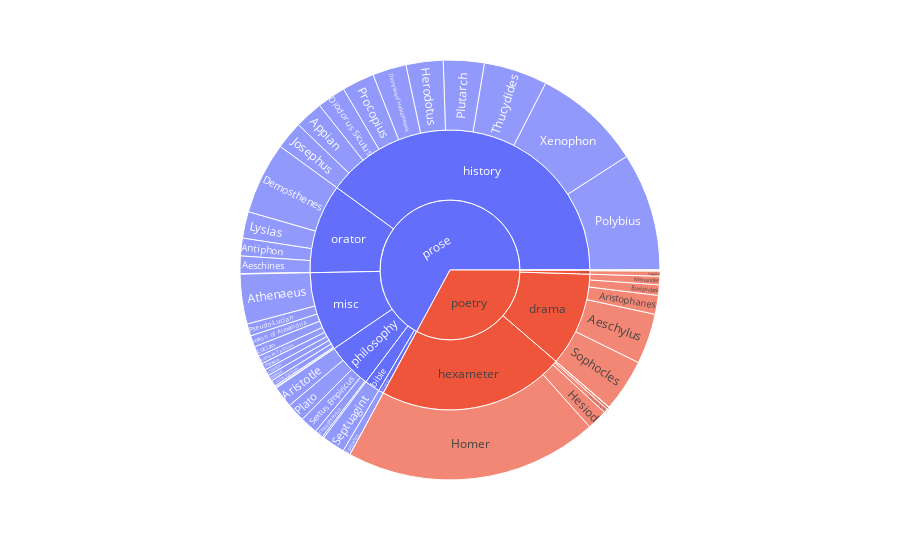

Notebook cell for this chart:
### Code cell
import plotly.express as px


fig = px.sunburst(df, path=['prose/poetry','genre', 'textgroup'], values='words')
fig.show()

### Figure 1 — Plotly figure (JSON) as saved in the notebook; plotly's stock layout.template omitted (floating-point values rounded to 4 significant figures)
{"data": [{"branchvalues": "total", "domain": {"x": [0, 1], "y": [0, 1]}, "hovertemplate": "labels=%{label}<br>words=%{value}<br>parent=%{parent}<br>id=%{id}<extra></extra>", "ids": ["prose/misc/Aeneas Tacticus", "prose/orator/Aeschines", "poetry/drama/Aeschylus", "prose/tlg0096/Aesop", "prose/orator/Antiphon", "prose/history/Appian", "poetry/drama/Aristophanes", "prose/philosophy/Aristotle", "prose/misc/Athenaeus", "poetry/hexameter/Batrachomyomachia", "prose/misc/Chariton", "prose/misc/Chionis Epistulae", "prose/misc/Corpus Hippocraticum", "prose/orator/Demosthenes", "prose/history/Diodorus Siculus", "prose/history/Dionysius of Halicarnassus", "prose/philosopy/Epictetus", "prose/philosophy/Epicurus", "poetry/drama/Euripides", "poetry/tlg0343/Ezechiel the Tragic Poet", "prose/history/Herodotus", "prose/misc/Heron of Alexandria", "poetry/hexameter/Hesiod", "poetry/hexameter/Homer", "poetry/hexameter/Homeric Hymns", "prose/orator/Isocrates", "prose/history/Josephus", "prose/misc/Julian the Apostate", "prose/misc/Longus", "prose/misc/Lucian", "prose/orator/Lysias", "poetry/drama/Menander", "poetry/lyreleg/Mimnermus", "prose/misc/Paeanius", "prose/misc/Phlegon", "prose/philosophy/Plato", "prose/history/Plutarch", "prose/history/Polybius", "prose/history/Procopius", "prose/misc/Pseudo-Lucian", "poetry/lyreleg/Sappho", "poetry/lyreleg/Semonides", "prose/bible/Septuagint", "prose/philosophy/Sextus Empiricus", "poetry/drama/Sophocles", "poetry/hexameter/Theocritus", "prose/philosophy/Theophrastus", "prose/history/Thucydides", "prose/history/Xenophon", "prose/bible", "poetry/drama", "poetry/hexameter", "prose/history", "poetry/lyreleg", "prose/misc", "prose/orator", "prose/philosophy", "prose/philosopy", "prose/tlg0096", "poetry/tlg0343", "poetry", "prose"], "labels": ["Aeneas Tacticus", "Aeschines", "Aeschylus", "Aesop", "Antiphon", "Appian", "Aristophanes", "Aristotle", "Athenaeus", "Batrachomyomachia", "Chariton", "Chionis Epistulae", "Corpus Hippocraticum", "Demosthenes", "Diodorus Siculus", "Dionysius of Halicarnassus", "Epictetus", "Epicurus", "Euripides", "Ezechiel the Tragic Poet", "Herodotus", "Heron of Alexandria", "Hesiod", "Homer", "Homeric Hymns", "Isocrates", "Josephus", "Julian the Apostate", "Longus", "Lucian", "Lysias", "Menander", "Mimnermus", "Paeanius", "Phlegon", "Plato", "Plutarch", "Polybius", "Procopius", "Pseudo-Lucian", "Sappho", "Semonides", "Septuagint", "Sextus Empiricus", "Sophocles", "Theocritus", "Theophrastus", "Thucydides", "Xenophon", "bible", "drama", "hexameter", "history", "lyreleg", "misc", "orator", "philosophy", "philosopy", "tlg0096", "tlg0343", "poetry", "prose"], "name": "", "parents": ["prose/misc", "prose/orator", "poetry/drama", "prose/tlg0096", "prose/orator", "prose/history", "poetry/drama", "prose/philosophy", "prose/misc", "poetry/hexameter", "prose/misc", "prose/misc", "prose/misc", "prose/orator", "prose/history", "prose/history", "prose/philosopy", "prose/philosophy", "poetry/drama", "poetry/tlg0343", "prose/history", "prose/misc", "poetry/hexameter", "poetry/hexameter", "poetry/hexameter", "prose/orator", "prose/history", "prose/misc", "prose/misc", "prose/misc", "prose/orator", "poetry/drama", "poetry/lyreleg", "prose/misc", "prose/misc", "prose/philosophy", "prose/history", "prose/history", "prose/history", "prose/misc", "poetry/lyreleg", "poetry/lyreleg", "prose/bible", "prose/philosophy", "poetry/drama", "poetry/hexameter", "prose/philosophy", "prose/history", "prose/history", "prose", "poetry", "poetry", "prose", "poetry", "prose", "prose", "prose", "prose", "prose", "poetry", "", ""], "type": "sunburst", "values": [6478, 14239, 41046, 0, 14489, 23012, 15427, 17632, 40639, 1920, 5290, 4900, 24, 58659, 23371, 27617, 6267, 1360, 8572, 0, 30301, 9278, 16740, 206454, 3407, 423, 22745, 1255, 582, 8269, 21631, 6901, 181, 5654, 5004, 15148, 33267, 96435, 26416, 9917, 4204, 660, 18727, 14386, 42969, 263, 7104, 52005, 88735, 18727, 114915, 228784, 423904, 5045, 97290, 109441, 55630, 6267, 0, 0, 348744, 711259]}], "layout": {"legend": {"tracegroupgap": 0}, "margin": {"t": 60}}}
